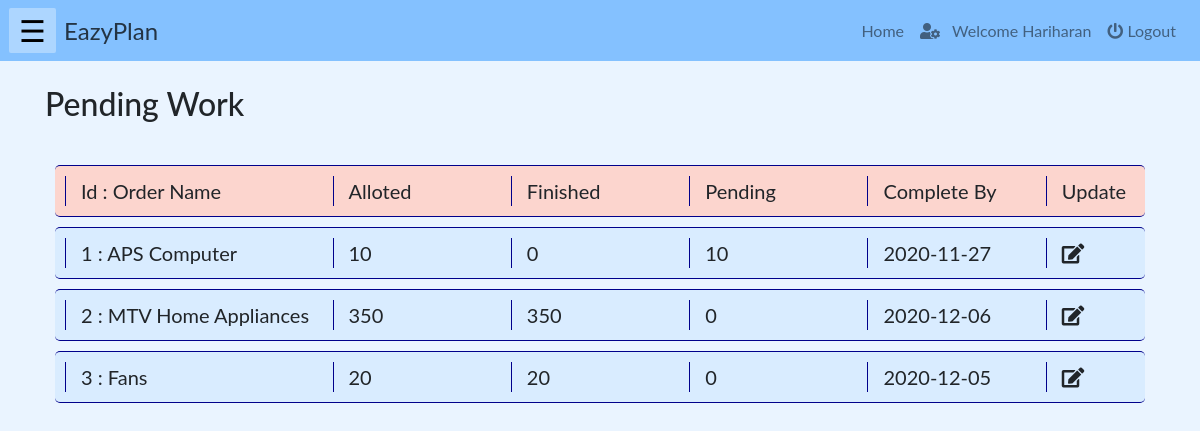
Screenshot of /php/pendingwork.php (signed in) with the database file from the repository.
### tables this page shows
CREATE TABLE `workallocation` (
  `AllocID` int(11) NOT NULL,
  `WorkerID` int(11) NOT NULL,
  `OrderID` int(11) NOT NULL,
  `Quantity` int(11) NOT NULL,
  `CompleteBy` date NOT NULL
);

CREATE TABLE `allorder` (
  `orderID` int(10) NOT NULL,
  `name` varchar(100) NOT NULL,
  `description` varchar(1000) NOT NULL,
  `quantity` int(10) NOT NULL,
  `orderDate` date NOT NULL,
  `completionDate` date NOT NULL,
  `status` varchar(100) NOT NULL,
  `totalEstimatedAmt` int(100) NOT NULL,
  `advanceAmt` int(100) NOT NULL,
  `amtLeft` int(100) NOT NULL
);

CREATE TABLE `workerworkupdate` (
  `workerID` int(10) NOT NULL,
  `orderID` int(10) NOT NULL,
  `productQTY` int(30) NOT NULL,
  `updateTime` date NOT NULL DEFAULT current_timestamp(),
  `AllocID` int(11) NOT NULL
);

### php/pendingwork.php (the view, shortened to what this page needs)
<!DOCTYPE html>
<html lang="en">
    <?php
        include("../php/headLinks.php");
        if(isset($_SESSION["name"]) && ($_SESSION["role"]=='worker') ){
    ?>
    <body>
        <?php
            include("../php/navbar.php");
        ?>
        <div class="container">
        <br><h2>Pending Work</h2><br>
            <div class="row" id="heading">
                <div class="col-md-3" id="val" >Id : Order Name</div>
                <div class="col-md-2" id="val" >Alloted</div>
                <div class="col-md-2" id="val" >Finished</div>
                <div class="col-md-2" id="val" >Pending</div>
                <div class="col-md-2" id="val" >Complete By</div>
                <div class="col-md-1" id="val" >Update</div>
            </div>
            <?php
                include("../connection/config.php");
                $workerid = $_SESSION['userId'];
                $sql1 ="select w.AllocID, w.orderID, o.name as oname, w.Quantity, CompleteBy FROM workallocation w JOIN allorder o on w.orderID = o.orderID where WorkerID = $workerid";
                $requests = mysqli_query($db, $sql1);
                if (!$requests)
                {
                    printf("Error: %s\n", mysqli_error($db));
                    exit();
                }
                else{
                foreach($requests as $request)
                    {
                        $allocid = $request['AllocID'];
                        $sql2 ="select productQTY FROM workerworkupdate where WorkerID = $workerid and AllocID = $allocid";
                        $updates = mysqli_query($db, $sql2);
                        $completed = 0;
                        foreach($updates as $update)
                            $completed = $update['productQTY'];
            ?>
            <div class="row" id="item">
                <div class="col-md-3" id="val" ><?php echo $request['orderID']." : ".$request['oname']; ?></div>
                <div class="col-md-2" id="val" ><?php echo $request['Quantity']; ?></div>
                <div class="col-md-2" id="val" ><?php echo $completed; ?></div>
                <div class="col-md-2" id="val" ><?php echo $request['Quantity'] - $completed; ?></div>
                <div class="col-md-2" id="val" ><?php echo $request['CompleteBy']; ?></div>
                <div class="col-md-1" id="val" ><span class="fas fa-edit" aria-hidden="true" style="cursor:pointer;" onclick="updateWork(<?php echo $allocid; ?>);"></span></div>
            </div>
            <?php
                }
            }
            ?>
        </div>
    </body>
    <?php
        }
    else{
    echo "<h3 style='color:red'>Login to access the page...</h3>";
    echo "<a href='./login.php'>Click here to login</a>";}
    ?>
</html>

### css/homepagestaff.css (style rules this page uses)
body { background-color: red; font-family: "Lato", sans-serif; }

### css/resource.css (style rules this page uses)
#item { border-bottom:1px solid darkblue; border-top:1px solid darkblue; border-radius:5px; padding: 10px; margin:10px; font-size: 20px; background-color: #d9ecff; }
.col-md-3 { border-left:1px solid darkblue; }
.col-md-2 { border-left:1px solid darkblue; }
.col-md-1 { border-left:1px solid darkblue; }
#heading { background-color: rgb(252, 213, 206); border-bottom:1px solid darkblue; border-top:1px solid darkblue; border-radius:5px; padding: 10px; margin:10px; font-size: 20px; }

### php/navbar.php (style rules this page uses)
body { background-color: #EAF4FF; }

### rows the page displays
workallocation: OrderID "1", OrderID.name "APS Computer", Quantity "10", completed "0", $request['Quantity']-$completed "10", CompleteBy "2020-11-27"
workallocation: OrderID "2", OrderID.name "MTV Home Appliances", Quantity "350", workerworkupdate.productQTY "350", $request['Quantity']-$completed "0", CompleteBy "2020-12-06"
workallocation: OrderID "3", OrderID.name "Fans", Quantity "20", workerworkupdate.productQTY "20", $request['Quantity']-$completed "0", CompleteBy "2020-12-05"

### other values shown
$_SESSION["name"] "Hariharan"
